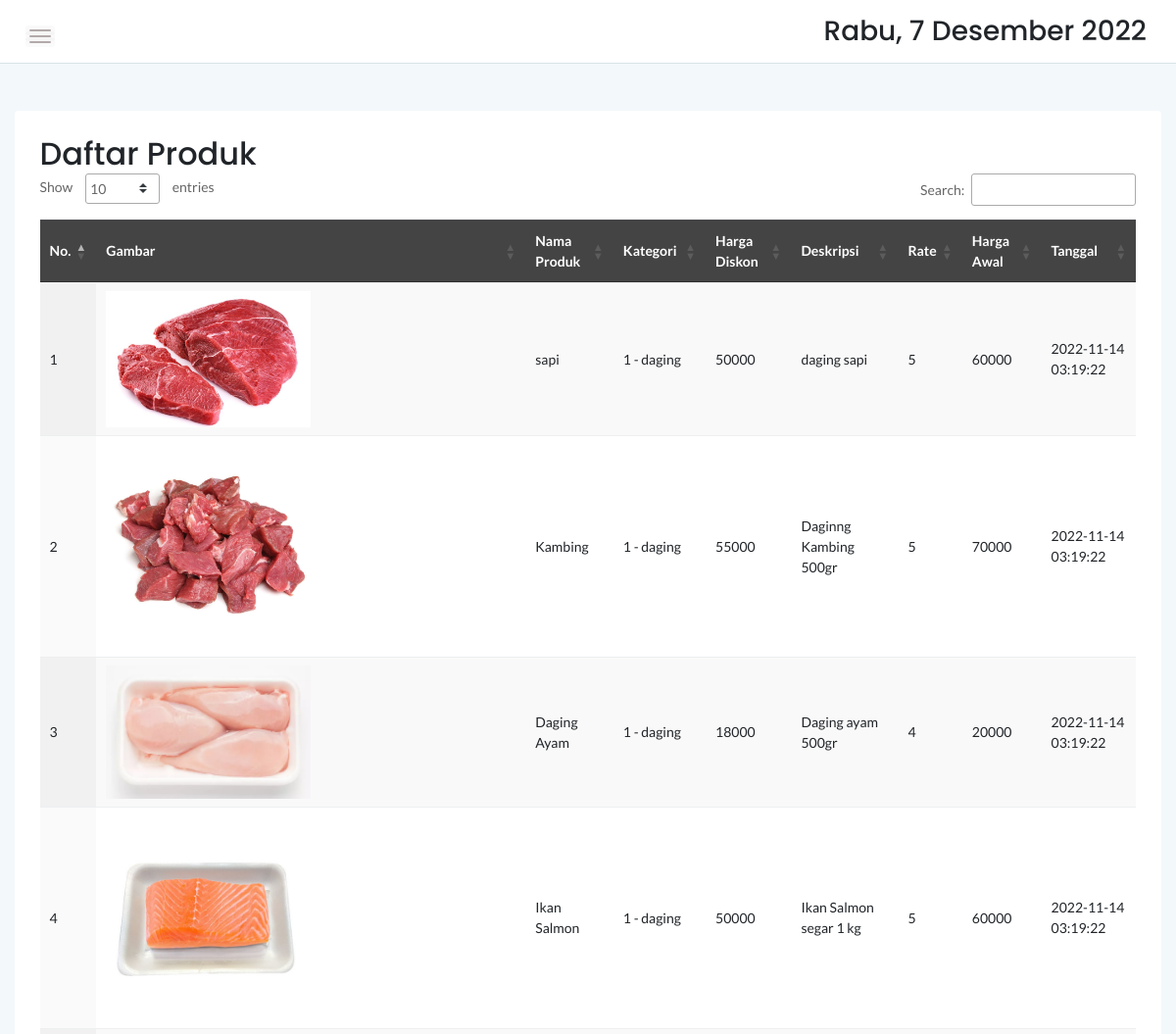
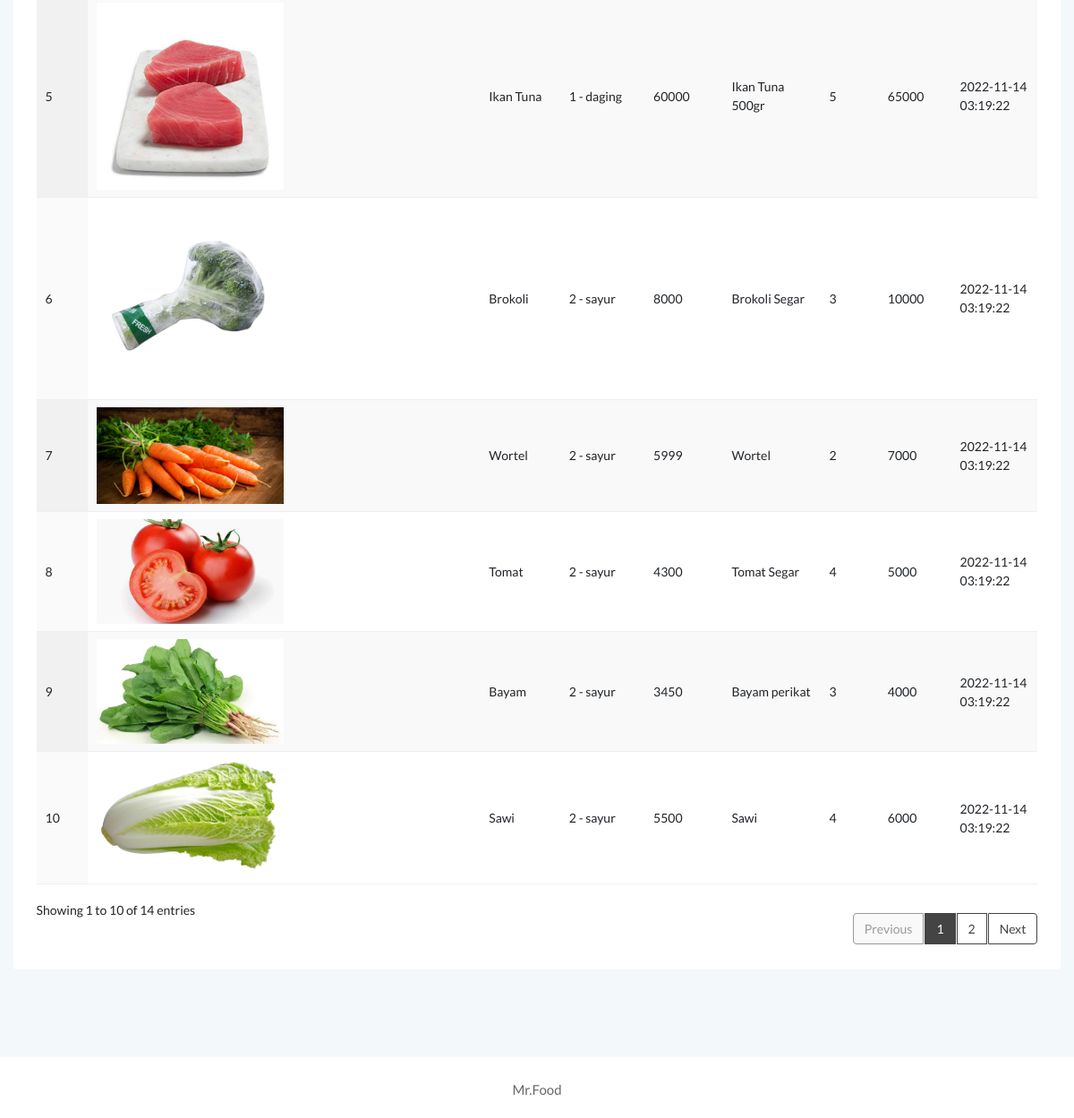
The app's page /admin/produk.php with its own data (2 pictures, top to bottom).
### tables this page shows
CREATE TABLE `produk` (
  `idproduk` int(11) NOT NULL,
  `idkategori` int(11) NOT NULL,
  `namaproduk` varchar(30) NOT NULL,
  `gambar` varchar(100) NOT NULL,
  `deskripsi` varchar(200) NOT NULL,
  `rate` int(11) NOT NULL,
  `hargabefore` int(11) NOT NULL,
  `hargaafter` int(11) NOT NULL,
  `tgldibuat` timestamp NOT NULL DEFAULT current_timestamp()
);

CREATE TABLE `kategori` (
  `idkategori` int(11) NOT NULL,
  `namakategori` varchar(20) NOT NULL,
  `tgldibuat` timestamp NOT NULL DEFAULT current_timestamp()
);

### admin/produk.php (the view, shortened to what this page needs)
<?php
	include '../dbconnect.php';
	?>
<!doctype html>
<html class="no-js" lang="en">
<head>
    <link rel="stylesheet" href="assets/css/bootstrap.min.css">
    <link rel="stylesheet" href="assets/css/font-awesome.min.css">
    <link rel="stylesheet" href="assets/css/themify-icons.css">
    <link rel="stylesheet" href="assets/css/metisMenu.css">
    <link rel="stylesheet" href="assets/css/owl.carousel.min.css">
    <link rel="stylesheet" href="assets/css/slicknav.min.css">
    <link rel="stylesheet" href="https://www.amcharts.com/lib/3/plugins/export/export.css" type="text/css" media="all" />
	<link rel="stylesheet" type="text/css" href="https://cdn.datatables.net/1.10.20/css/jquery.dataTables.min.css">
    <link rel="stylesheet" type="text/css" href="https://cdn.datatables.net/1.10.20/css/jquery.dataTables.css">
    <link rel="stylesheet" type="text/css" href="https://cdn.datatables.net/1.10.20/css/dataTables.bootstrap4.min.css">
    <link rel="stylesheet" type="text/css" href="https://cdn.datatables.net/responsive/2.2.3/css/responsive.bootstrap.min.css">
    <link rel="stylesheet" type="text/css" href="https://cdn.datatables.net/responsive/2.2.3/css/responsive.jqueryui.min.css">
	<link rel="stylesheet" type="text/css" href="https://cdn.datatables.net/buttons/1.5.2/css/buttons.dataTables.min.css">
    <link rel="stylesheet" href="assets/css/typography.css">
    <link rel="stylesheet" href="assets/css/default-css.css">
    <link rel="stylesheet" href="assets/css/styles.css">
    <link rel="stylesheet" href="assets/css/responsive.css">
</head>
<body>
    <div class="page-container">
        <div class="main-content">
            <div class="header-area">
                <div class="row align-items-center">
                    <div class="col-md-6 col-sm-8 clearfix">
                        <div class="nav-btn pull-left">
                            <span></span>
                            <span></span>
                            <span></span>
                        </div>
                    </div>
                    <div class="col-md-6 col-sm-4 clearfix">
                        <ul class="notification-area pull-right">
                            <li><h3><div class="date">
						</b></div></h3>
						</li>
                        </ul>
                    </div>
                </div>
            </div>
            <div class="main-content-inner">
                <div class="row mt-5 mb-5">
                    <div class="col-12">
                        <div class="card">
                            <div class="card-body">
                                <div class="d-sm-flex justify-content-between align-items-center">
									<h2>Daftar Produk</h2>
                                </div>
                                    <div class="data-tables datatable-dark">
										 <table id="dataTable3" class="display" style="width:100%"><thead class="thead-dark">
											<tr>
												<th>No.</th>
												<th>Gambar</th>
												<th>Nama Produk</th>
												<th>Kategori</th>
												<th>Harga Diskon</th>
												<th>Deskripsi</th>
												<th>Rate</th>
												<th>Harga Awal</th>
												<th>Tanggal</th>
											</tr></thead><tbody>
											<?php
											$brgs=mysqli_query($conn,"SELECT * from kategori k, produk p where k.idkategori=p.idkategori order by idproduk ASC");
											$no=1;
											while($p=mysqli_fetch_array($brgs)){
												?>
												<tr>
													<td><?php echo $no++ ?></td>
													<td><img src="../<?php echo $p['gambar'] ?>" width="50%"\></td>
													<td><?php echo $p['namaproduk'] ?></td>
													<td><?php echo $p['namakategori'] ?></td>
													<td><?php echo $p['hargaafter'] ?></td>
													<td><?php echo $p['deskripsi'] ?></td>
													<td><?php echo $p['rate'] ?></td>
													<td><?php echo $p['hargabefore'] ?></td>
													<td><?php echo $p['tgldibuat'] ?></td>
												</tr>
												<?php
											}
											?>
										</tbody>
										</table>
                                    </div>
								 </div>
                            </div>
                        </div>
                    </div>
                </div>
            </div>
        </div>
        <footer>
            <div class="footer-area">
                <p>Mr.Food</p>
            </div>
        </footer>
</body>
</html>

### admin/assets/css/styles.css (style rules this page uses)
.page-container { width: 100%; height: 100%; min-height: 100vh; padding-left: 280px; -webkit-transition: padding-left 0.3s ease 0s; transition: padding-left 0.3s ease 0s; }
.card { border: none; border-radius: 4px; background-color: #fff; -webkit-transition: all 0.3s ease 0s; transition: all 0.3s ease 0s; }
.card-body { padding: 25.6px; padding: 1.6rem; }
.main-content { width: 100%; background: #F3F8FB; }
.main-content-inner { padding: 0 30px 50px; }
.header-area { padding: 15px 30px; background: #fff; border-bottom: 1px solid #d8e3e7; }
.nav-btn { margin-right: 30px; margin-top: 10px; cursor: pointer; }
.nav-btn span { display: block; width: 22px; height: 2px; background: #b3aaaa; margin: 4px 0; border-radius: 15px; -webkit-transition: all 0.3s ease 0s; transition: all 0.3s ease 0s; box-shadow: 0 0 0 4px rgba(99, 96, 96, 0.03); }
.notification-area { -webkit-user-select: none; -moz-user-select: none; -ms-user-select: none; user-select: none; position: relative; z-index: 1; }
.notification-area li { display: inline-block; margin-left: 20px; cursor: pointer; -webkit-user-select: none; -moz-user-select: none; -ms-user-select: none; user-select: none; }
.footer-area { text-align: center; padding: 23px 0 19px; background: #fff; }
.footer-area p { color: #676666; margin-bottom: 0; }
table tr th { border-bottom: none; }
table tr th, table tr td { border-top: 1px solid rgba(120, 130, 140, 0.13) !important; }
table.dataTable.no-footer { border-bottom: 1px solid rgba(120, 130, 140, 0.13) !important; }
table.dataTable thead th, table.dataTable thead td { border-bottom-color: transparent; }
.datatable-dark thead { background: #444; color: #fff; }

### admin/assets/css/responsive.css (style rules this page uses)
@media (min-width: 1200px) and (max-width: 1364px) { .main-content-inner { padding: 0 15px 50px; } }
@media (min-width: 1200px) and (max-width: 1364px) { .page-container, .sbar_collapsed.page-container { padding-left: 0; } }

### records on screen
produk: gambar (picture), namaproduk "sapi", idkategori.namakategori "1 - daging", hargaafter "50000", deskripsi "daging sapi", rate "5", hargabefore "60000", tgldibuat "2022-11-14 03:19:22"
produk: gambar (picture), namaproduk "Kambing", idkategori.namakategori "1 - daging", hargaafter "55000", deskripsi "Daginng Kambing 500gr", rate "5", hargabefore "70000", tgldibuat "2022-11-14 03:19:22"
produk: gambar (picture), namaproduk "Daging Ayam", idkategori.namakategori "1 - daging", hargaafter "18000", deskripsi "Daging ayam 500gr", rate "4", hargabefore "20000", tgldibuat "2022-11-14 03:19:22"
produk: gambar (picture), namaproduk "Ikan Salmon", idkategori.namakategori "1 - daging", hargaafter "50000", deskripsi "Ikan Salmon segar 1 kg", rate "5", hargabefore "60000", tgldibuat "2022-11-14 03:19:22"
produk: gambar (picture), namaproduk "Ikan Tuna", idkategori.namakategori "1 - daging", hargaafter "60000", deskripsi "Ikan Tuna 500gr", rate "5", hargabefore "65000", tgldibuat "2022-11-14 03:19:22"
produk: gambar (picture), namaproduk "Brokoli", idkategori.namakategori "2 - sayur", hargaafter "8000", deskripsi "Brokoli Segar", rate "3", hargabefore "10000", tgldibuat "2022-11-14 03:19:22"
produk: gambar (picture), namaproduk "Wortel", idkategori.namakategori "2 - sayur", hargaafter "5999", deskripsi "Wortel", rate "2", hargabefore "7000", tgldibuat "2022-11-14 03:19:22"
produk: gambar (picture), namaproduk "Tomat", idkategori.namakategori "2 - sayur", hargaafter "4300", deskripsi "Tomat Segar", rate "4", hargabefore "5000", tgldibuat "2022-11-14 03:19:22"
produk: gambar (picture), namaproduk "Bayam", idkategori.namakategori "2 - sayur", hargaafter "3450", deskripsi "Bayam perikat", rate "3", hargabefore "4000", tgldibuat "2022-11-14 03:19:22"
produk: gambar (picture), namaproduk "Sawi", idkategori.namakategori "2 - sayur", hargaafter "5500", deskripsi "Sawi", rate "4", hargabefore "6000", tgldibuat "2022-11-14 03:19:22"
